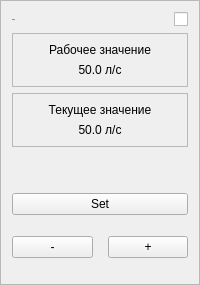
           <widget class="QFrame" name="frameAir">
            <property name="styleSheet">
             <string notr="true"/>
            </property>
            <property name="frameShape">
             <enum>QFrame::Shape::StyledPanel</enum>
            </property>
            <property name="frameShadow">
             <enum>QFrame::Shadow::Raised</enum>
            </property>
            <layout class="QVBoxLayout" name="verticalLayout_14">
             <item>
              <layout class="QHBoxLayout" name="airHeading">
               <item>
                <widget class="QLabel" name="lblAirName">
                 <property name="font">
                  <font>
                   <family>Roboto</family>
                   <pointsize>-1</pointsize>
                   <bold>false</bold>
                  </font>
                 </property>
                 <property name="text">
                  <string>Воздух</string>
                 </property>
                </widget>
               </item>
               <item>
                <widget class="QCheckBox" name="checkBoxAirSwitch">
                 <property name="layoutDirection">
                  <enum>Qt::LayoutDirection::RightToLeft</enum>
                 </property>
                 <property name="text">
                  <string/>
                 </property>
                </widget>
               </item>
              </layout>
             </item>
             <item>
              <widget class="QFrame" name="frameWorkValue_3">
               <property name="sizePolicy">
                <sizepolicy hsizetype="Preferred" vsizetype="Preferred">
                 <horstretch>0</horstretch>
                 <verstretch>0</verstretch>
                </sizepolicy>
               </property>
               <property name="frameShape">
                <enum>QFrame::Shape::StyledPanel</enum>
               </property>
               <property name="frameShadow">
                <enum>QFrame::Shadow::Raised</enum>
               </property>
               <layout class="QVBoxLayout" name="verticalLayout_22">
                <item>
                 <widget class="QLabel" name="label_19">
                  <property name="text">
                   <string>Рабочее значение</string>
                  </property>
                  <property name="alignment">
                   <set>Qt::AlignmentFlag::AlignCenter</set>
                  </property>
                 </widget>
                </item>
                <item>
                 <widget class="QLabel" name="lblAirWorkWalue">
                  <property name="text">
                   <string>50.0 л/с</string>
                  </property>
                  <property name="alignment">
                   <set>Qt::AlignmentFlag::AlignCenter</set>
                  </property>
                 </widget>
                </item>
               </layout>
              </widget>
             </item>
             <item>
              <widget class="QFrame" name="frameCurrentValue_3">
               <property name="sizePolicy">
                <sizepolicy hsizetype="Preferred" vsizetype="Preferred">
                 <horstretch>0</horstretch>
                 <verstretch>0</verstretch>
                </sizepolicy>
               </property>
               <property name="frameShape">
                <enum>QFrame::Shape::StyledPanel</enum>
               </property>
               <property name="frameShadow">
                <enum>QFrame::Shadow::Raised</enum>
               </property>
               <layout class="QVBoxLayout" name="verticalLayout_23">
                <item>
                 <widget class="QLabel" name="label_20">
                  <property name="text">
                   <string>Текущее значение</string>
                  </property>
                  <property name="alignment">
                   <set>Qt::AlignmentFlag::AlignCenter</set>
                  </property>
                 </widget>
                </item>
                <item>
                 <widget class="QLabel" name="lblAirCurrentValue">
                  <property name="text">
                   <string>50.0 л/с</string>
                  </property>
                  <property name="alignment">
                   <set>Qt::AlignmentFlag::AlignCenter</set>
                  </property>
                 </widget>
                </item>
               </layout>
              </widget>
             </item>
             <item>
              <spacer name="verticalSpacer_10">
               <property name="orientation">
                <enum>Qt::Orientation::Vertical</enum>
               </property>
               <property name="sizeHint" stdset="0">
                <size>
                 <width>20</width>
                 <height>40</height>
                </size>
               </property>
              </spacer>
             </item>
             <item>
              <widget class="QPushButton" name="btnAirSet">
               <property name="text">
                <string>Set</string>
               </property>
              </widget>
             </item>
             <item>
              <layout class="QHBoxLayout" name="horizontalLayout_16">
               <property name="spacing">
                <number>15</number>
               </property>
               <property name="leftMargin">
                <number>0</number>
               </property>
               <property name="topMargin">
                <number>15</number>
               </property>
               <property name="rightMargin">
                <number>0</number>
               </property>
               <property name="bottomMargin">
                <number>15</number>
               </property>
               <item>
                <widget class="QPushButton" name="btnAirDecrease">
                 <property name="text">
                  <string>-</string>
                 </property>
                </widget>
               </item>
               <item>
                <widget class="QPushButton" name="bntAirIncrease">
                 <property name="text">
                  <string>+</string>
                 </property>
                </widget>
               </item>
              </layout>
             </item>
            </layout>
           </widget>
